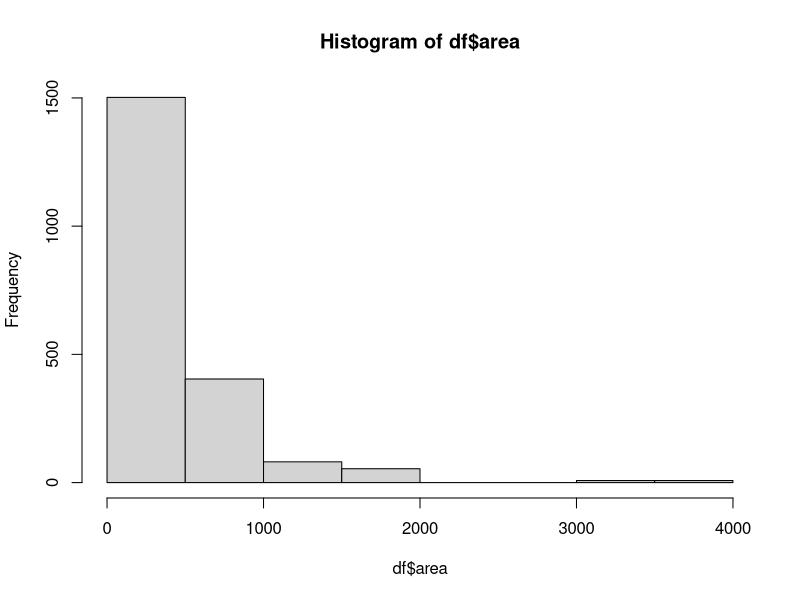
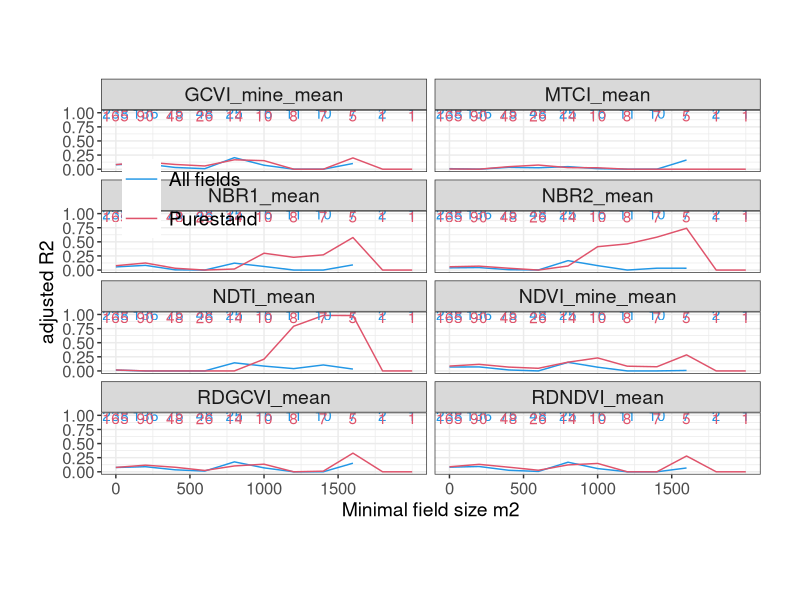

Here is the R script that generated these plots, in order:
library(ggplot2)
library(grid)
library(gridExtra)
library(dplyr)
library(reshape2)
library(GGally)
library(Hmisc)
library(lubridate)


bands= c('GCVI_mine', 'NDVI_mine', 'MTCI', 'NBR1', 'NBR2', 'NDTI', 'RDGCVI', 'RDNDVI') #'CRC', 'EVI', ,'GCVI_george','RDTCI','SNDVI','STI','TVI'
VIs = c(paste(bands,'mean',sep='_'))
VIs.var = c(paste(bands,'variance',sep='_'))

setwd("C:/Users/mlisaius/Desktop/DigitalGreen_Wheat2017/")
df = read.csv('DG_VIexport_20170719.csv', header=TRUE) %>% 
  mutate(date=as.Date.POSIXct(mstimestamp/1000, '1970-1-1', tz='UTC')) %>% 
  mutate(month_R=month(date),yearR=year(date)) %>% 
  mutate(count=as.numeric(B1_count))

hist = hist(df$area, breaks=10)
df.split = split(df, cut2(df$area, g=8))

df.grouped = df %>% 
  group_by(ID) %>% 
  summarise_each_(funs(max(., na.rm=TRUE)), VIs)

df.grouped.variance = df %>% 
  group_by(ID) %>% 
  summarise_each_(funs(max(., na.rm=TRUE)), VIs.var)

df.helper = data.frame(df$ID,df$GCVI_mine_mean,df$area,df$isIntercropping,df$yield)
colnames(df.helper) <- c("ID","GCVI_mine_mean","area","isIntercropping","yield")
df.grouped.max = merge(df.grouped,df.helper,by=c("ID","GCVI_mine_mean"))


####################################################################################################
# Correlation
macre<-seq(0, 2000, by=200)
n_ps<-n_all<-hold_r2_ps<-hold_r2_all<-c()
lst_macre<-list()

for(vv in 1:length(VIs)){
  for(kk in 1:length(macre)){
    tmp_all<-df.grouped.max %>% filter(area >= macre[kk])
    tmp_ps<-df.grouped.max %>% filter(area >= macre[kk]) %>% filter(isIntercropping != 'YES')
    
    mod_all<-lm(yield~tmp_all[,1+vv], tmp_all, na.action=na.exclude)
    mod_ps<-lm(yield~tmp_ps[,1+vv], tmp_ps, na.action=na.exclude)
  
    n_all[kk]<-sum(!is.na(predict(mod_all)))
    n_ps[kk]<-sum(!is.na(predict(mod_ps)))
    
    hold_r2_all[kk]<-max(summary(mod_all)$adj.r.squared, 0)
    hold_r2_ps[kk]<-max(summary(mod_ps)$adj.r.squared, 0)
  }
  lst_macre[[vv]]<-data.frame('VI'=VIs[vv], macre, n_all, hold_r2_all, n_ps, hold_r2_ps)
}

df_macre<-do.call('rbind', lst_macre)

p.VIs<-ggplot(data=df_macre)+
  geom_line(aes(x=macre, y=hold_r2_all, col="All fields"))+
  geom_line(aes(x=macre, y=hold_r2_ps, col="Purestand"))+
  geom_text(aes(x=macre, y=1.0, label=n_all), col=4)+
  geom_text(aes(x=macre, y=0.95, label=n_ps), col=2)+
  scale_color_manual(values=c("All fields"=4, "Purestand"=2), guide=guide_legend(title=""))+
  labs(x="Minimal field size m2", y="adjusted R2")+
  coord_cartesian(xlim=c(0,2000), ylim=c(0,1.0))+
  scale_x_continuous(breaks=c(0, 500, 1000, 1500))+
  facet_wrap(~VI, ncol=2)+
  theme_bw()+
  theme(plot.margin=unit(c(2, 1, 2, 1),"cm"),
        axis.text=element_text(size=12),
        axis.title=element_text(size=14),
        strip.text=element_text(size=14),
        legend.justification=c(0,1),legend.position=c(0.02,0.95),
        legend.background=element_rect(fill="transparent", colour="transparent"),
        legend.key.size=unit(1.0, "cm"), legend.text=element_text(size=14))

png("R2-compare_VIs_2.png", width=10, height=20, units='in', res=300)
p.VIs
dev.off()
